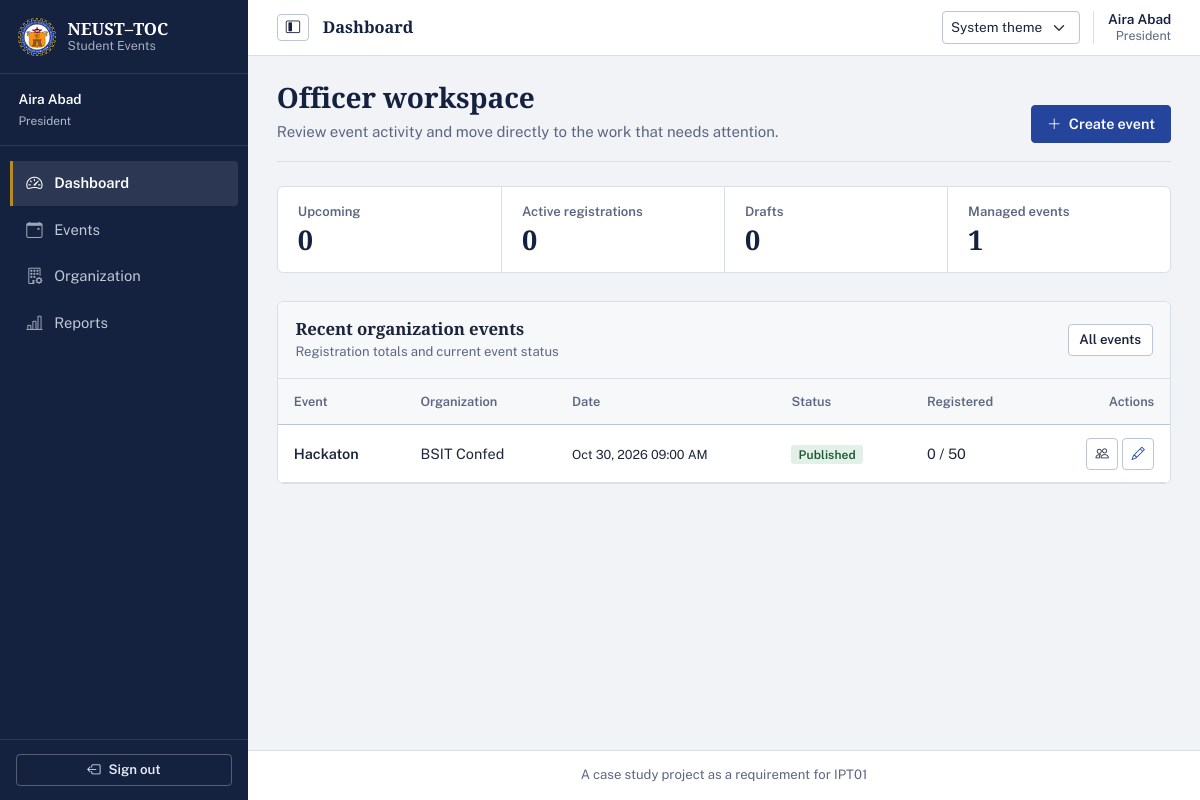
The page /officer/dashboard (signed in) on the database as committed earlier.
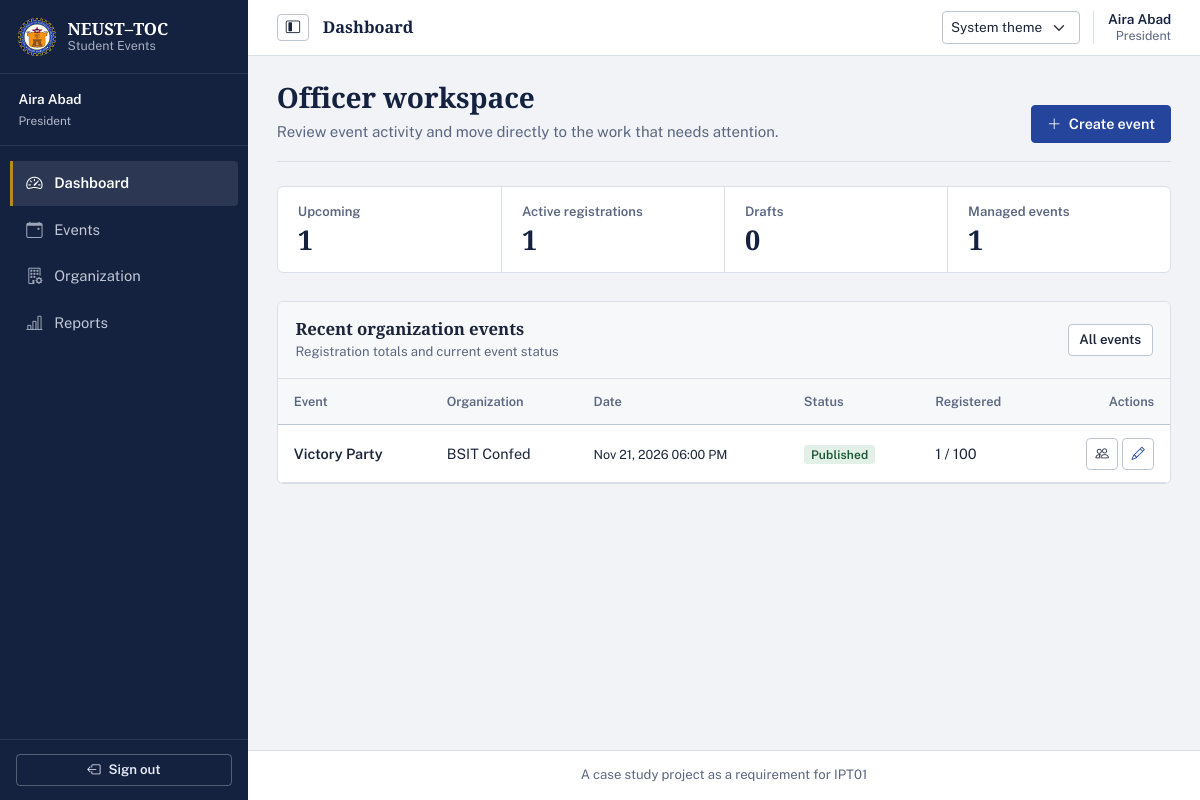
The same page on the database as committed later.
### tables this page shows
CREATE TABLE events (
    event_id INTEGER PRIMARY KEY AUTOINCREMENT,
    organization_id INTEGER NOT NULL,
    created_by INTEGER NOT NULL,
    title TEXT NOT NULL,
    description TEXT NOT NULL,
    venue TEXT NOT NULL,
    start_at TEXT NOT NULL,
    end_at TEXT,
    registration_deadline TEXT NOT NULL,
    capacity INTEGER NOT NULL CHECK(capacity > 0),
    status TEXT NOT NULL DEFAULT 'draft' CHECK(status IN ('draft', 'published', 'cancelled', 'completed')),
    created_at TEXT NOT NULL DEFAULT (strftime('%Y-%m-%d %H:%M:%S', 'now', 'localtime')),
    updated_at TEXT,
    FOREIGN KEY (organization_id) REFERENCES organizations(organization_id) ON DELETE RESTRICT,
    FOREIGN KEY (created_by) REFERENCES users(user_id) ON DELETE RESTRICT
);

CREATE TABLE organizations (
    organization_id INTEGER PRIMARY KEY AUTOINCREMENT,
    name TEXT NOT NULL UNIQUE,
    description TEXT,
    contact_email TEXT,
    is_active INTEGER NOT NULL DEFAULT 1 CHECK(is_active IN (0, 1)),
    created_at TEXT NOT NULL DEFAULT (strftime('%Y-%m-%d %H:%M:%S', 'now', 'localtime'))
);

### officer_routes.py (the view)
@officer_bp.route('/dashboard')
@officer_required
def dashboard():
    db = get_db()
    stats = report_service.get_officer_dashboard_stats(db, session['user_id'])
    orgs = event_service.get_officer_organizations(db, session['user_id'])
    president_org_ids = [
        org['organization_id'] for org in orgs
        if org['member_role'] == 'president'
    ]
    return render_template(
        'officer/dashboard.html',
        stats=stats,
        president_org_ids=president_org_ids
    )

### db.py (called while the page is built)
def get_db():
    if 'db' not in g:
        db_path = current_app.config.get('DATABASE', Config.DATABASE)
        g.db = sqlite3.connect(db_path)
        g.db.row_factory = sqlite3.Row
        g.db.execute('PRAGMA foreign_keys = ON')
    return g.db

### officer_routes.py (called while the page is built)
def officer_required(f):
    @wraps(f)
    def decorated_function(*args, **kwargs):
        if 'user_id' not in session:
            flash('Please log in to access this page.', 'warning')
            return redirect(url_for('auth.login'))
        if session.get('role') not in ('officer', 'admin'):
            abort(403)
        db = get_db()
        user = auth_service.get_user_by_id(db, session['user_id'])
        if not user or not user['is_active']:
            session.clear()
            flash('Your account has been deactivated.', 'danger')
            return redirect(url_for('auth.login'))
        return f(*args, **kwargs)
    return decorated_function

### services/auth_service.py (called while the page is built)
def get_user_by_id(db, user_id):
    return db.execute('SELECT * FROM users WHERE user_id = ?', (user_id,)).fetchone()

### templates/officer/dashboard.html (shortened to what this page needs)
{% extends "base.html" %}
{% block content %}
<header class="workspace-intro">
    <div>
        <h1>Officer workspace</h1>
        <p>Review event activity and move directly to the work that needs attention.</p>
    </div>
    <a href="{{ url_for('officer.event_new') }}" class="btn btn-primary">
        <i class="bi bi-plus-lg me-1" aria-hidden="true"></i> Create event
    </a>
</header>
<div class="stat-strip" aria-label="Event totals">
    <div><span class="stat-label">Upcoming</span><div class="stat-value">{{ stats.upcoming_events }}</div></div>
    <div><span class="stat-label">Active registrations</span><div class="stat-value">{{ stats.active_registrations }}</div></div>
    <div><span class="stat-label">Drafts</span><div class="stat-value">{{ stats.draft_events }}</div></div>
    <div><span class="stat-label">Managed events</span><div class="stat-value">{{ stats.total_events }}</div></div>
</div>
<section class="card data-table-card">
    <div class="card-header d-flex flex-wrap align-items-center justify-content-between gap-2 py-3">
        <div>
            <h2 class="card-title">Recent organization events</h2>
            <small class="text-muted">Registration totals and current event status</small>
        </div>
        <a href="{{ url_for('officer.events') }}" class="btn btn-outline-secondary btn-sm">All events</a>
    </div>
    {% if stats.recent_events %}
    <div class="table-responsive">
        <table class="table table-hover align-middle">
            <thead><tr><th>Event</th><th>Organization</th><th>Date</th><th>Status</th><th>Registered</th><th class="text-end">Actions</th></tr></thead>
            <tbody>
            {% for evt in stats.recent_events %}
            <tr>
                <td class="fw-semibold">{{ evt.title }}</td>
                <td>{{ evt.organization_name }}</td>
                <td><small>{{ evt.start_at|datetimeformat }}</small></td>
                <td>
                    {% if evt.status == 'published' %}<span class="badge bg-success">Published</span>
                    {% elif evt.status == 'completed' %}<span class="badge bg-info">Completed</span>
                    {% elif evt.status == 'cancelled' %}<span class="badge bg-danger">Cancelled</span>
                    {% else %}<span class="badge bg-secondary">Draft</span>{% endif %}
                </td>
                <td>{{ evt.reg_count }} / {{ evt.capacity }}</td>
                <td>
                    <div class="table-actions">
                        <a href="{{ url_for('officer.event_participants', event_id=evt.event_id) }}" class="btn btn-outline-secondary btn-sm" aria-label="Participants for {{ evt.title }}">
                            <i class="bi bi-people" aria-hidden="true"></i>
                        </a>
                        {% if evt.status == 'draft' or evt.status == 'published' and (session.role == 'admin' or evt.organization_id in president_org_ids) %}
                        <a href="{{ url_for('officer.event_edit', event_id=evt.event_id) }}" class="btn btn-outline-primary btn-sm" aria-label="Edit {{ evt.title }}">
                            <i class="bi bi-pencil" aria-hidden="true"></i>
                        </a>
                        {% endif %}
                    </div>
                </td>
            </tr>
            {% endfor %}
            </tbody>
        </table>
    </div>
    {% else %}
    <div class="p-4">
        <h3 class="h5">No organization events yet</h3>
        <p class="text-muted mb-3">Create an event to begin managing registrations and attendance.</p>
        <a href="{{ url_for('officer.event_new') }}" class="btn btn-outline-primary">Create first event</a>
    </div>
    {% endif %}
</section>
{% endblock %}

Rows that differ between the two databases and show on the page:
removed events: title "Hackaton", organization_name "BSIT Confed", start_at "Oct 30, 2026 09:00 AM", status "Published", reg_count "0", capacity "50"
added events: title "Victory Party", organization_name "BSIT Confed", start_at "Nov 21, 2026 06:00 PM", status "Published", reg_count "1", capacity "100"
Other text that changed with them:
{{ stats.upcoming_events }}: "0" → "1"
{{ stats.active_registrations }}: "0" → "1"
